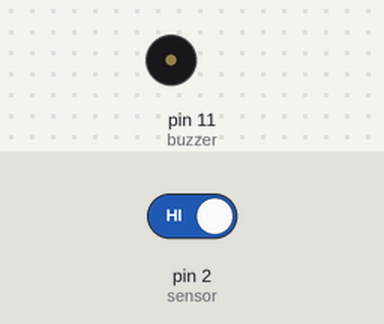
Recording of a sketch running on a simulated Arduino Uno, built with avr-gcc and run on an emulated ATmega328P. Parts: buzzer (waves = sounding). The test bench sets the inputs (shaded band); at power-on: pin 2 (sensor) HIGH.

Above: at 1.2 s.
1.3 s: pin 2 (sensor) driven LOW
At 2.2 s:
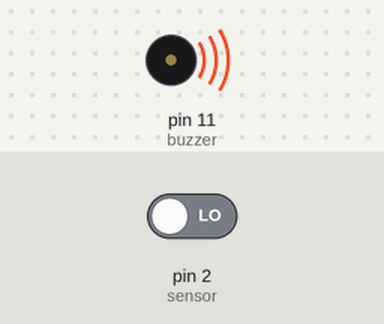
2.8 s: pin 2 (sensor) driven HIGH
At 3.4 s:
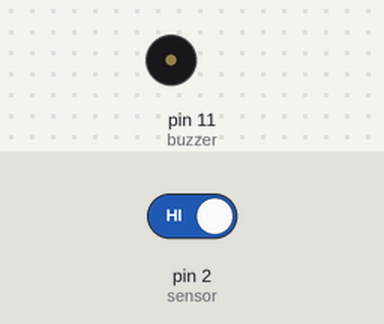
Timing chart, 0 to 5.8 s (numbered marks = the images above; inputs shaded):
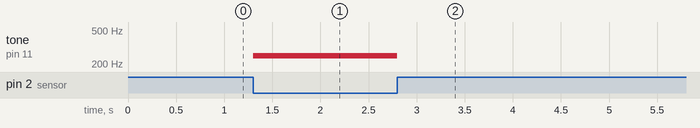

The sketch:

Smart_DoorBell.ino
```cpp
#define buzzer 11      // buzzer at pin 11
#define sensor 2       // IR sensor at pin 2

int sound = 250;

void setup()
{
    Serial.begin(9600);

    pinMode(sensor, INPUT);
    pinMode(buzzer, OUTPUT);
}

void loop()
{
    int detect = digitalRead(sensor);   // read status of sensor

    if (detect == LOW)   // if sensor detects obstacle
    {
        tone(buzzer, sound);   // buzzer sounds
    }
    else
    {
        noTone(buzzer);   // stop the sound
    }
}
```

Measured:
- after the input at 1.3 s, tone on pin 11 (buzzer): silent → 250 Hz at once
- after the input at 2.8 s, tone on pin 11 (buzzer): 250 Hz → silent at once
